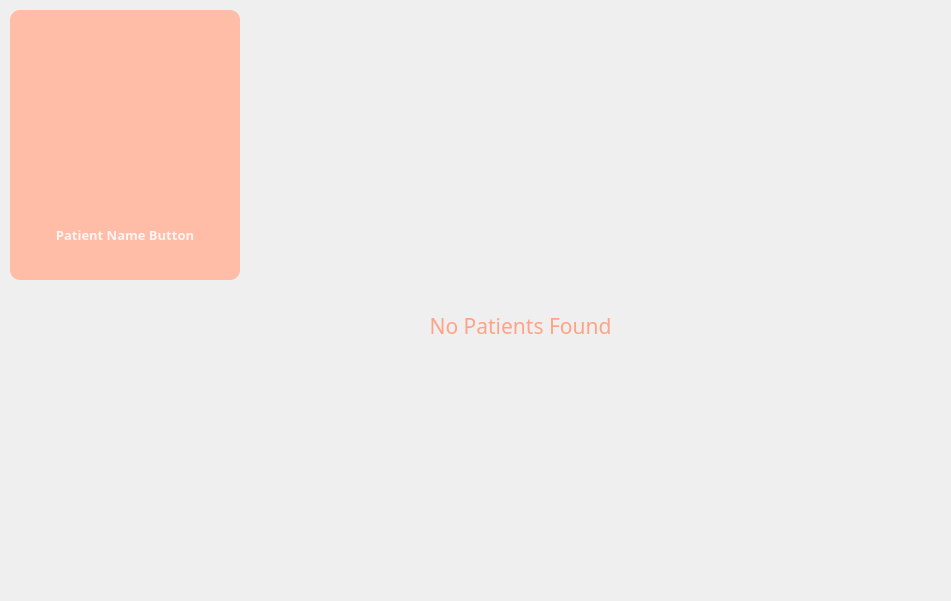
            <widget class="QWidget" name="scroll_patients">
             <property name="geometry">
              <rect>
               <x>0</x>
               <y>0</y>
               <width>951</width>
               <height>601</height>
              </rect>
             </property>
             <widget class="QWidget" name="profilecard" native="true">
              <property name="geometry">
               <rect>
                <x>10</x>
                <y>10</y>
                <width>230</width>
                <height>270</height>
               </rect>
              </property>
              <property name="sizePolicy">
               <sizepolicy hsizetype="Preferred" vsizetype="Preferred">
                <horstretch>0</horstretch>
                <verstretch>0</verstretch>
               </sizepolicy>
              </property>
              <property name="minimumSize">
               <size>
                <width>230</width>
                <height>270</height>
               </size>
              </property>
              <property name="maximumSize">
               <size>
                <width>230</width>
                <height>270</height>
               </size>
              </property>
              <property name="styleSheet">
               <string notr="true">background-color: rgb(255, 188, 167);
border-radius: 10px;
padding-bottom: 20px;</string>
              </property>
              <layout class="QVBoxLayout" name="verticalLayout_5">
               <item>
                <widget class="QLabel" name="dr_dp_4">
                 <property name="minimumSize">
                  <size>
                   <width>180</width>
                   <height>150</height>
                  </size>
                 </property>
                 <property name="maximumSize">
                  <size>
                   <width>230</width>
                   <height>180</height>
                  </size>
                 </property>
                 <property name="baseSize">
                  <size>
                   <width>0</width>
                   <height>0</height>
                  </size>
                 </property>
                 <property name="font">
                  <font>
                   <family>Montserrat SemiBold</family>
                   <pointsize>9</pointsize>
                   <weight>50</weight>
                   <italic>false</italic>
                   <bold>false</bold>
                  </font>
                 </property>
                 <property name="styleSheet">
                  <string notr="true"/>
                 </property>
                 <property name="text">
                  <string/>
                 </property>
                 <property name="pixmap">
                  <pixmap resource="resource.qrc">:/icons/icons/logo.png</pixmap>
                 </property>
                 <property name="scaledContents">
                  <bool>false</bool>
                 </property>
                 <property name="alignment">
                  <set>Qt::AlignCenter</set>
                 </property>
                 <property name="wordWrap">
                  <bool>false</bool>
                 </property>
                </widget>
               </item>
               <item>
                <widget class="QPushButton" name="name_btn">
                 <property name="font">
                  <font>
                   <family>Montserrat ExtraBold</family>
                   <pointsize>10</pointsize>
                   <weight>75</weight>
                   <italic>false</italic>
                   <bold>true</bold>
                  </font>
                 </property>
                 <property name="styleSheet">
                  <string notr="true">
color: rgb(255, 245, 243);</string>
                 </property>
                 <property name="text">
                  <string>Patient Name Button</string>
                 </property>
                </widget>
               </item>
              </layout>
             </widget>
             <widget class="QLabel" name="nopatients">
              <property name="geometry">
               <rect>
                <x>280</x>
                <y>290</y>
                <width>481</width>
                <height>71</height>
               </rect>
              </property>
              <property name="font">
               <font>
                <family>Montserrat SemiBold</family>
                <pointsize>16</pointsize>
                <weight>7</weight>
                <italic>false</italic>
                <bold>false</bold>
               </font>
              </property>
              <property name="styleSheet">
               <string notr="true">color: rgb(255, 163, 134);
font: 63 16pt &quot;Montserrat SemiBold&quot;;</string>
              </property>
              <property name="text">
               <string>No Patients Found</string>
              </property>
              <property name="alignment">
               <set>Qt::AlignCenter</set>
              </property>
             </widget>
            </widget>
